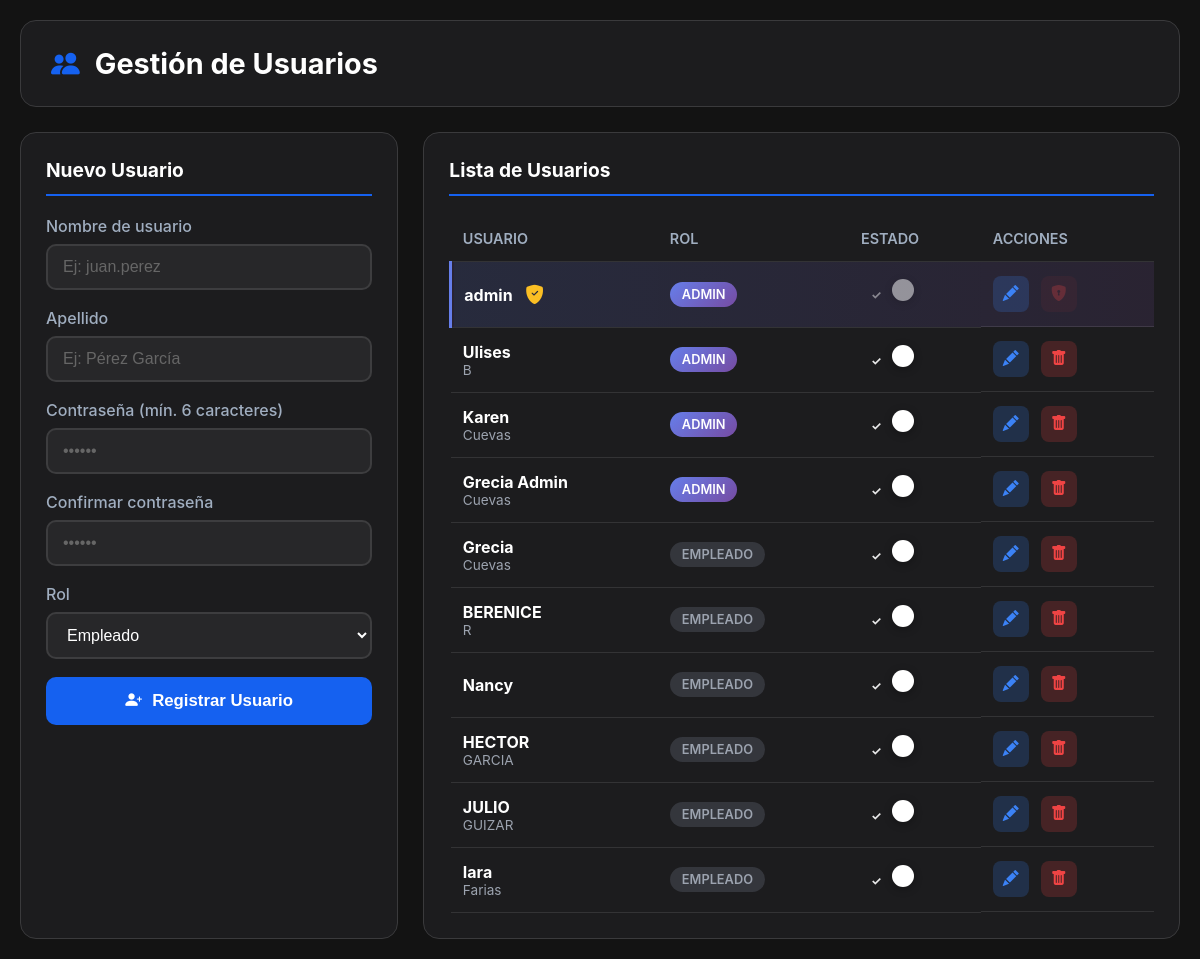
Page /auth/registrar_empleado.php (signed in) on the committed database.
### tables this page shows
CREATE TABLE IF NOT EXISTS `usuarios` (
  `id_usuario` int NOT NULL AUTO_INCREMENT,
  `nombre` varchar(50) NOT NULL,
  `apellido` varchar(50) NOT NULL,
  `password` varchar(255) NOT NULL,
  `rol` enum('empleado','admin') NOT NULL DEFAULT 'empleado',
  `activo` tinyint(1) NOT NULL DEFAULT '1',
  `fecha_registro` datetime NOT NULL DEFAULT CURRENT_TIMESTAMP,
  PRIMARY KEY (`id_usuario`)
);

### auth/registrar_empleado.php (the view, shortened to what this page needs)
<?php
require_once '../transacciones_helper.php';
$query = "SELECT id_usuario, nombre, apellido, rol, activo, fecha_registro FROM usuarios
          ORDER BY
            CASE WHEN rol = 'admin' THEN 0 ELSE 1 END,
            id_usuario ASC";
$empleados = $conn->query($query);
$usuario_actual_id = $_SESSION['usuario_id'];
$admin_principal_id = 0;
$stmt_admin = $conn->prepare("SELECT id_usuario FROM usuarios WHERE rol = 'admin' ORDER BY id_usuario ASC LIMIT 1");
$stmt_admin->execute();
$res_admin = $stmt_admin->get_result();
if ($res_admin->num_rows > 0) {
    $admin_principal_id = $res_admin->fetch_assoc()['id_usuario'];
}
?>
<!DOCTYPE html>
<html lang="es">
<head>
    <link rel="stylesheet" href="https://cdn.jsdelivr.net/npm/bootstrap-icons@1.11.3/font/bootstrap-icons.min.css">
</head>
<body>
    <div class="container" id="contenidoPrincipal">
        <div class="page-header">
            <h1><i class="bi bi-people-fill"></i> Gestión de Usuarios</h1>
        </div>
        <div class="grid-layout">
            <div class="card">
                <h2 class="card-title">Nuevo Usuario</h2>
                <form method="POST" id="formRegistro" onsubmit="return solicitarRegistro(event)">
                    <div class="form-group">
                        <label>Nombre de usuario</label>
                        <input type="text" name="nombre" id="reg_nombre" required placeholder="Ej: juan.perez">
                    </div>
                    <div class="form-group">
                        <label>Apellido</label>
                        <input type="text" name="apellido" id="reg_apellido" required placeholder="Ej: Pérez García">
                    </div>
                    <div class="form-group">
                        <label>Contraseña (mín. 6 caracteres)</label>
                        <input type="password" name="password" id="reg_password" required placeholder="••••••" pattern="[A-Za-z0-9]{6,}"
                            title="Solo letras y números, mínimo 6 caracteres" autocomplete="new-password">
                    </div>
                    <div class="form-group">
                        <label>Confirmar contraseña</label>
                        <input type="password" name="password_confirm" id="reg_password_confirm" required placeholder="••••••" pattern="[A-Za-z0-9]{6,}"
                            title="Debe coincidir y solo letras y números" autocomplete="new-password">
                    </div>
                    <div class="form-group">
                        <label>Rol</label>
                        <select name="rol" id="reg_rol" required>
                            <option value="empleado">Empleado</option>
                        </select>
                    </div>
                    <button type="submit" class="btn-submit">
                        <i class="bi bi-person-plus-fill"></i>
                        Registrar Usuario
                    </button>
                </form>
            </div>
            <div class="card">
                <h2 class="card-title">Lista de Usuarios</h2>
                <table class="tabla-usuarios">
                    <thead>
                        <tr>
                            <th>Usuario</th>
                            <th>Rol</th>
                            <th>Estado</th>
                            <th>Acciones</th>
                        </tr>
                    </thead>
                    <tbody>
                        <?php while ($emp = $empleados->fetch_assoc()):
                            $es_admin_principal = ($emp['id_usuario'] == $admin_principal_id);
                            ?>
                            <tr id="fila-<?php echo $emp['id_usuario']; ?>"
                                class="<?php echo $es_admin_principal ? 'admin-principal' : ''; ?>">
                                <td>
                                    <strong><?php echo htmlspecialchars($emp['nombre']); ?></strong>
                                    <?php if ($es_admin_principal): ?>
                                        <i class="bi bi-shield-fill-check admin-crown" title="Administrador Principal"></i>
                                    <?php endif; ?>
                                    <div style="color: #9ca3af; font-size: 0.85em;">
                                        <?php echo htmlspecialchars($emp['apellido']); ?>
                                    </div>
                                </td>
                                <td>
                                    <span class="badge badge-<?php echo $emp['rol']; ?>">
                                        <?php echo strtoupper($emp['rol']); ?>
                                    </span>
                                </td>
                                <td>
                                </td>
                                <td class="acciones-cell">
                                    <button class="btn-icon btn-editar"
                                        onclick="solicitarEditar(<?php echo $emp['id_usuario']; ?>)" title="Editar">
                                        <i class="bi bi-pencil-fill"></i>
                                    </button>
                                    <?php if (!$es_admin_principal && $emp['id_usuario'] != $usuario_actual_id): ?>
                                        <button class="btn-icon btn-eliminar"
                                            onclick="eliminarUsuario(<?php echo $emp['id_usuario']; ?>, '<?php echo htmlspecialchars($emp['nombre']); ?>')"
                                            title="Eliminar">
                                            <i class="bi bi-trash-fill"></i>
                                        </button>
                                    <?php elseif ($es_admin_principal): ?>
                                        <button class="btn-icon btn-eliminar disabled"
                                            title="No se puede eliminar al admin principal" disabled>
                                            <i class="bi bi-shield-lock-fill"></i>
                                        </button>
                                    <?php endif; ?>
                                </td>
                            </tr>
                        <?php endwhile; ?>
                    </tbody>
                </table>
            </div>
        </div>
    </div>
</body>
</html>

### auth/registrar_empleado.php (style rules this page uses)
* { margin: 0; padding: 0; box-sizing: border-box; }
body { font-family: 'Inter', -apple-system, BlinkMacSystemFont, "Segoe UI", Roboto, sans-serif; background: #131313; min-height: 100vh; padding: 20px; }
.container { max-width: 1200px; margin: 0 auto; }
.page-header { background: #1c1c1e; padding: 25px 30px; border-radius: 16px; margin-bottom: 25px; border: 1px solid #3a3a3c; }
.page-header h1 { color: #fff; display: flex; align-items: center; gap: 15px; font-size: 1.8em; }
.page-header h1 i { color: #1561f0; }
.grid-layout { display: grid; grid-template-columns: 1fr 2fr; gap: 25px; }
.card { background: #1c1c1e; padding: 25px; border-radius: 16px; border: 1px solid #3a3a3c; }
.card-title { font-size: 1.2em; color: #fff; margin-bottom: 20px; padding-bottom: 12px; border-bottom: 2px solid #1561f0; }
.form-group { margin-bottom: 18px; }
.form-group label { display: block; margin-bottom: 8px; color: #a0aec0; font-weight: 500; }
.form-group input, .form-group select { width: 100%; padding: 12px 15px; border: 2px solid rgba(255, 255, 255, 0.1); border-radius: 10px; font-size: 1em; background: rgba(255, 255, 255, 0.05); color: #fff; transition: all 0.3s; }
.form-group input::placeholder { color: #666; }
.form-group select option { background: #1a1a2e; color: #fff; }
.btn-submit { width: 100%; padding: 14px; background: #1561f0; color: white; border: none; border-radius: 10px; font-size: 1.05em; font-weight: 600; cursor: pointer; transition: all 0.3s; display: flex; align-items: center; justify-content: center; gap: 10px; }
.tabla-usuarios { width: 100%; border-collapse: collapse; }
.tabla-usuarios th, .tabla-usuarios td { padding: 14px 12px; text-align: left; border-bottom: 1px solid rgba(255, 255, 255, 0.1); }
.tabla-usuarios th { color: #a0aec0; font-weight: 600; font-size: 0.9em; text-transform: uppercase; }
.tabla-usuarios td { color: #fff; }
.tabla-usuarios tbody tr.admin-principal { background: linear-gradient(90deg, rgba(102, 126, 234, 0.15) 0%, rgba(118, 75, 162, 0.15) 100%); border-left: 3px solid #667eea; }
.tabla-usuarios tbody tr.admin-principal td:first-child { position: relative; }
.admin-crown { color: #fbbf24; font-size: 1.2em; margin-left: 8px; }
.badge { display: inline-block; padding: 5px 12px; border-radius: 20px; font-size: 0.8em; font-weight: 600; }
.badge-admin { background: linear-gradient(135deg, #667eea, #764ba2); color: #fff; }
.badge-empleado { background: rgba(107, 114, 128, 0.3); color: #9ca3af; }
.acciones-cell { display: flex; align-items: center; gap: 12px; }
.btn-icon { width: 36px; height: 36px; border: none; border-radius: 8px; cursor: pointer; display: flex; align-items: center; justify-content: center; transition: all 0.3s; font-size: 1em; }
.btn-editar { background: rgba(59, 130, 246, 0.2); color: #3b82f6; }
.btn-eliminar { background: rgba(239, 68, 68, 0.2); color: #ef4444; }
.btn-eliminar.disabled { opacity: 0.3; cursor: not-allowed; }

### rows in the picture
usuarios: nombre "admin", rol "ADMIN"
usuarios: nombre "Ulises", apellido "B", rol "ADMIN"
usuarios: nombre "Karen", apellido "Cuevas", rol "ADMIN"
usuarios: nombre "Grecia Admin", apellido "Cuevas", rol "ADMIN"
usuarios: nombre "Grecia", apellido "Cuevas", rol "EMPLEADO"
usuarios: nombre "BERENICE", apellido "R", rol "EMPLEADO"
usuarios: nombre "Nancy", rol "EMPLEADO"
usuarios: nombre "HECTOR", apellido "GARCIA", rol "EMPLEADO"
usuarios: nombre "JULIO", apellido "GUIZAR", rol "EMPLEADO"
usuarios: nombre "Iara", apellido "Farias", rol "EMPLEADO"
